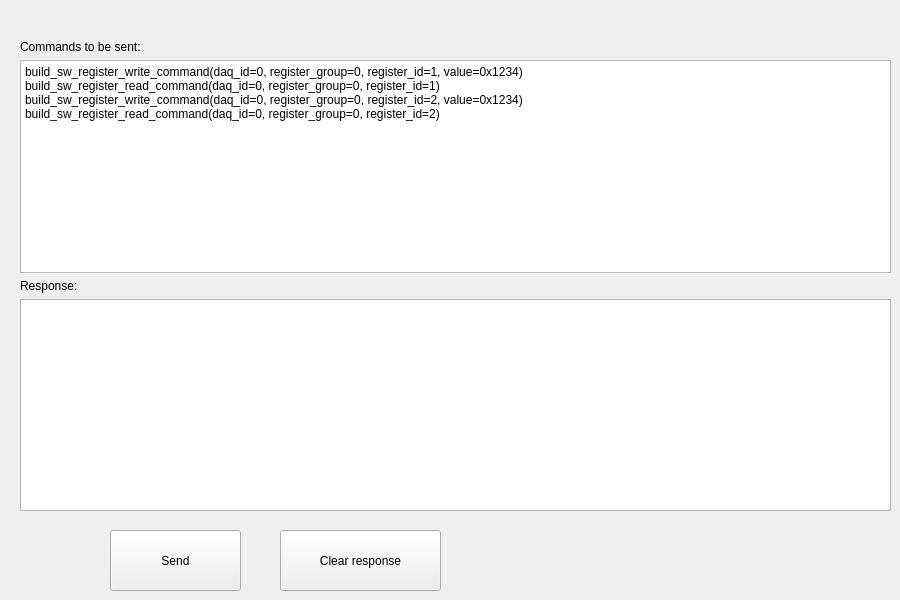
     <widget class="QWidget" name="Commands">
      <attribute name="title">
       <string>Commands</string>
      </attribute>
      <widget class="QWidget" name="verticalLayoutWidget">
       <property name="geometry">
        <rect>
         <x>20</x>
         <y>40</y>
         <width>871</width>
         <height>471</height>
        </rect>
       </property>
       <layout class="QVBoxLayout" name="verticalLayout_10">
        <item>
         <widget class="QLabel" name="label_19">
          <property name="text">
           <string>Commands to be sent:</string>
          </property>
         </widget>
        </item>
        <item>
         <widget class="QPlainTextEdit" name="plainTextEdit_cmdSend">
          <property name="plainText">
           <string>build_sw_register_write_command(daq_id=0, register_group=0, register_id=1, value=0x1234)
build_sw_register_read_command(daq_id=0, register_group=0, register_id=1)
build_sw_register_write_command(daq_id=0, register_group=0, register_id=2, value=0x1234)
build_sw_register_read_command(daq_id=0, register_group=0, register_id=2)</string>
          </property>
         </widget>
        </item>
        <item>
         <widget class="QLabel" name="label_59">
          <property name="text">
           <string>Response:</string>
          </property>
         </widget>
        </item>
        <item>
         <widget class="QPlainTextEdit" name="plainTextEdit_cmdResponse">
          <property name="readOnly">
           <bool>true</bool>
          </property>
         </widget>
        </item>
       </layout>
      </widget>
      <widget class="QPushButton" name="pushButton_sendCmd">
       <property name="geometry">
        <rect>
         <x>110</x>
         <y>530</y>
         <width>131</width>
         <height>61</height>
        </rect>
       </property>
       <property name="text">
        <string>Send</string>
       </property>
      </widget>
      <widget class="QPushButton" name="pushButton_clearResponse">
       <property name="geometry">
        <rect>
         <x>280</x>
         <y>530</y>
         <width>161</width>
         <height>61</height>
        </rect>
       </property>
       <property name="text">
        <string>Clear response</string>
       </property>
      </widget>
     </widget>
